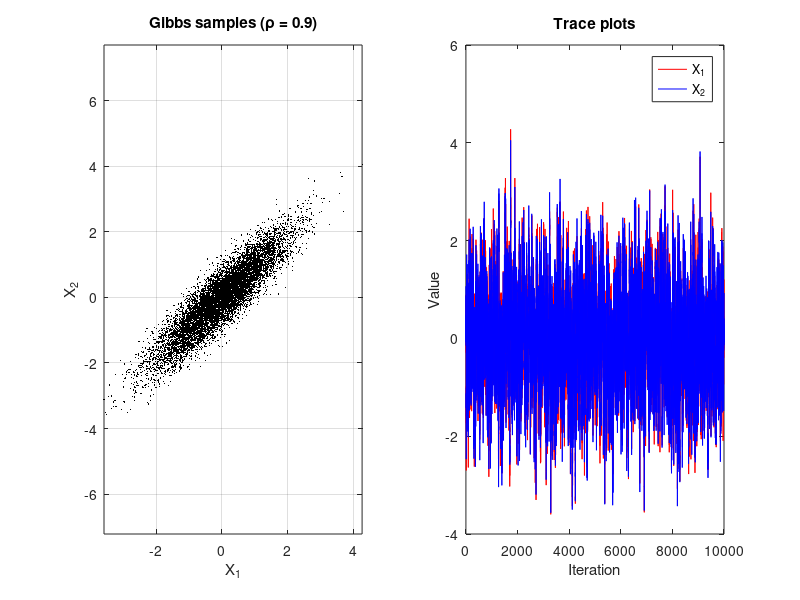

Write the MATLAB code that produced this figure.
%% Gibbs Sampling for Bivariate Normal
% X = (X1, X2)' ~ N(mu, Sigma)
clear; clc; close all;

% --- Parameters ---
mu1 = 0; mu2 = 0;          % means
sigma1 = 1; sigma2 = 1;    % standard deviations
rho    = 0.9;              % correlation coefficient
nIter  = 10000;            % number of Gibbs iterations

% --- Derived quantities ---
Sigma = [sigma1^2, rho; rho, sigma2^2];
mu = [mu1; mu2];

% --- Preallocate ---
X = zeros(nIter, 2);

% --- Initialize ---
X(1, :) = [0, 0];

% --- Gibbs Sampling ---
for t = 2:nIter
    % ---- Sample X1 | X2 ----
    mean1 = mu1 + (rho / sigma2^2) * (X(t-1,2) - mu2);
    var1  = sigma1^2 - (rho^2 / sigma2^2);
    X(t,1) = mean1 + sqrt(var1) * randn;
    
    % ---- Sample X2 | X1 ----
    mean2 = mu2 + (rho / sigma1^2) * (X(t,1) - mu1);
    var2  = sigma2^2 - (rho^2 / sigma1^2);
    X(t,2) = mean2 + sqrt(var2) * randn;
end

% --- Plot results ---
figure;
subplot(1,2,1)
plot(X(:,1), X(:,2), '.k', 'MarkerSize', 3)
xlabel('X_1'); ylabel('X_2');
title(['Gibbs samples (\rho = ' num2str(rho) ')'])
axis equal; grid on

subplot(1,2,2)
plot(1:nIter, X(:,1), 'r'); hold on
plot(1:nIter, X(:,2), 'b');
xlabel('Iteration'); ylabel('Value');
legend('X_1','X_2')
title('Trace plots')

% --- Compare with true distribution ---
disp('Sample mean vs true mean:')
disp([mean(X)' mu])
disp('Sample covariance vs true covariance:')
disp([cov(X) Sigma])